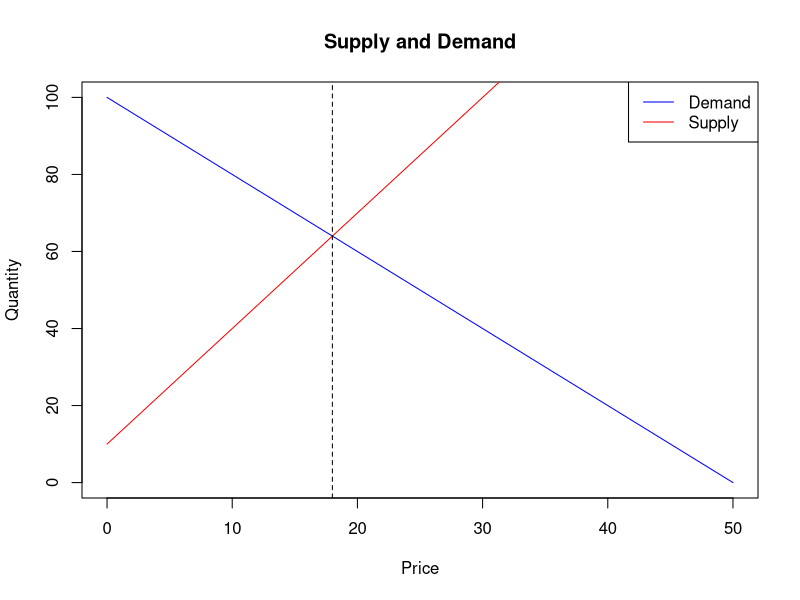

Write R code to recreate this figure.
## ---- chunk 1

# You can invest $10,000 in Option A (5% return) or Option B (7% return)
option_a <- 10000 * 1.05
option_b <- 10000 * 1.07
opportunity_cost <- option_b - option_a
opportunity_cost 

## ---- chunk 2

a <- 100; b <- 2
c <- 10; d <-3

price <- seq(0, 50, by=1)
Qd <- a - b*price
Qs <- c + d*price

eq_price <- (a-c) / (b+d)
eq_qty <- a - b * eq_price
cat("Equilibrium price:", eq_price, '\nEquilibrium quantity:', eq_qty)

## ---- chunk 3
plot(price, Qd, type = "l", col = "blue", ylab = "Quantity", xlab = "Price",
     main = "Supply and Demand") 
lines(price, Qs, col='red')
abline(v=eq_price, lty=2)
legend("topright", legend = c("Demand", "Supply"), col = c("blue", "red"), lty = 1)
## ---- chunk 4
price_change_pct <- function(p1, p2) (p2 - p1) / p1
qty_change_pct   <- function(q1, q2) (q2 - q1) / q1

elasticity <- function(p1, p2, q1, q2) {
  qty_change_pct(q1, q2) / price_change_pct(p1, p2)
}

elasticity(10, 12, 100, 80)
